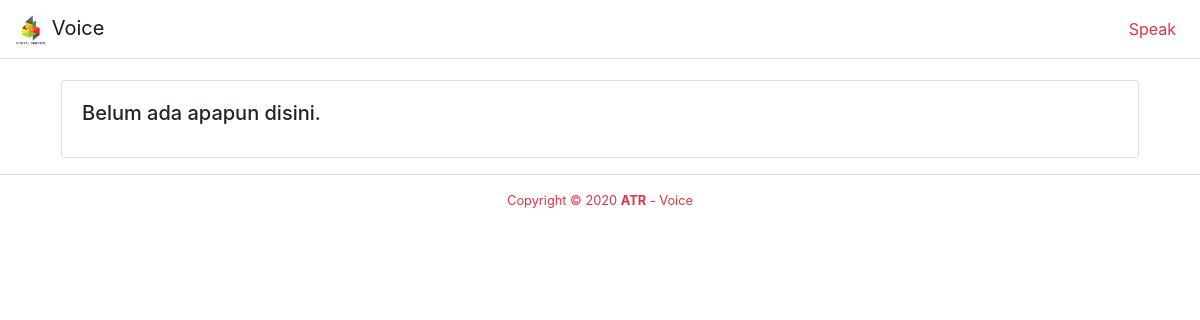
Before: /audio (signed in) with the older database file.
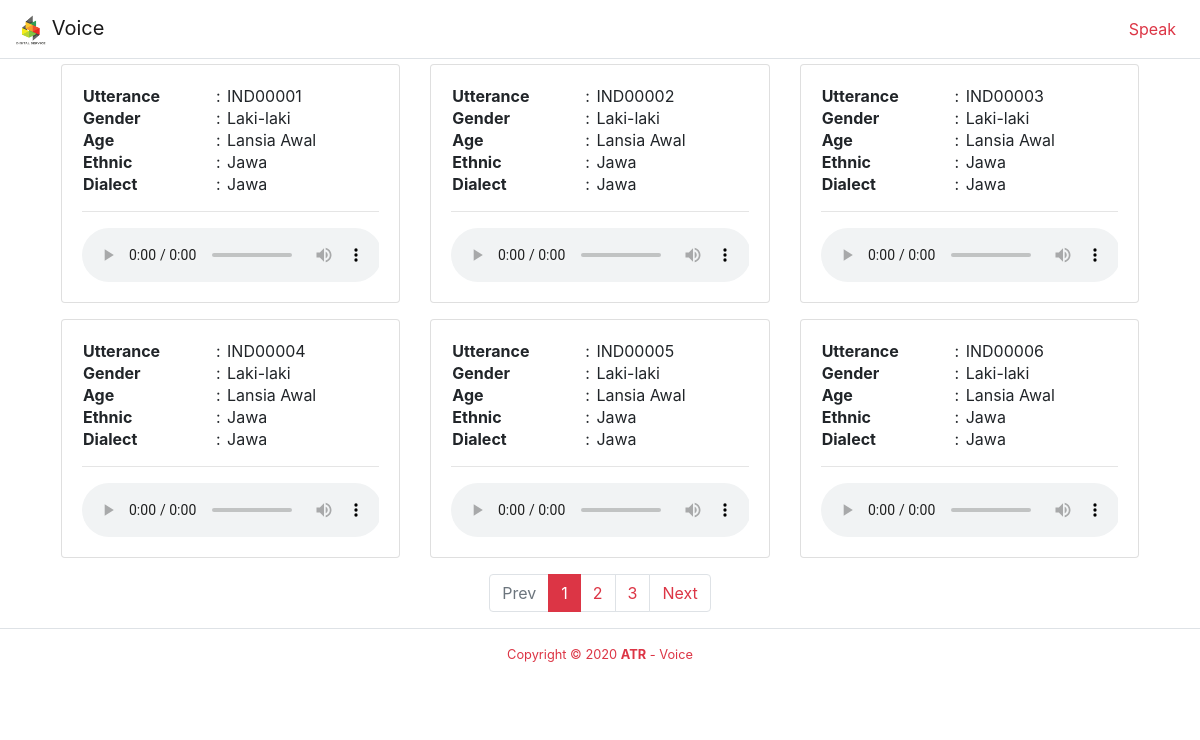
After: the same page with the newer database file.
### speak/models.py (models this page shows)
class Record(models.Model):
    code = models.CharField(max_length=512, blank=True, null=True, unique=True)
    utterance = models.CharField(max_length=512, blank=True, null=True)
    gender = models.CharField(max_length=512, blank=True, null=True)
    age = models.CharField(max_length=512, blank=True, null=True)
    ethnic = models.CharField(max_length=512, blank=True, null=True)
    dialect = models.CharField(max_length=512, blank=True, null=True)
    audio = models.FileField(upload_to='audio/')
    count_good = models.BigIntegerField(blank=True, null=True, default=0)
    count_bad = models.BigIntegerField(blank=True, null=True, default=0)

### speak/views.py (the view)
# urls.py: path('audio', views.viewAudio, name ="audio"),
@login_required
def viewAudio(request):
    records = Record.objects.order_by('id')
    page = request.GET.get('page', 1)
    paginator = Paginator(records, 6)
    try:
        records = paginator.page(page)
    except PageNotAnInteger:
        records = paginator.page(1)
    except EmptyPage:
        records = paginator.page(paginator.num_pages)
    context = {
        'title': "Speak",
        'page': "speak",
        'records': records
    }
    return render(request, 'speak/audio.html', context)

### speak/templates/speak/audio.html (shortened to what this page needs)
{% extends 'base.html' %}
{% load static %}
{% block content %}
<div class="container">
    <div class="row px-3 pt-3">
        {% if records %}
            {% for record in records %}
                <div class="col-md-4 mb-3">
                <div class="card">
                    <div class="card-body text-center">
                        <table class="" width="100%">
                            <tr><td class="font-weight-bold">Utterance</td> <td>:</td>  <td>{{ record.utterance }}</td></tr>
                            <tr><td class="font-weight-bold">Gender</td> <td>:</td>  <td>{{ record.gender }}</td></tr>
                            <tr><td class="font-weight-bold">Age</td> <td>:</td>  <td>{{ record.age }}</td></tr>
                            <tr><td class="font-weight-bold">Ethnic</td> <td>:</td>  <td>{{ record.ethnic }}</td></tr>
                            <tr><td class="font-weight-bold">Dialect</td> <td>:</td>  <td>{{ record.dialect }}</td></tr>
                        </table>
                        <hr/>
                        <div class="table-responsive">
                            <audio controls="" src="{{ record.audio.url }}"></audio>
                        </div>
                    </div>
                </div>
                </div>
            {% endfor %}
            <div class="col-md-12">
                {% if records.has_other_pages %}
                <nav aria-label="pagination-audio">
                <ul class="pagination justify-content-center text-danger">
                    {% if records.has_previous %}
                        <li class="page-item">
                            <a class="page-link text-danger" href="?page={{ records.previous_page_number }}" tabindex="-1">Prev</a>
                        </li>
                    {% else %}
                        <li class="page-item disabled">
                            <a class="page-link" href="#" tabindex="-1">Prev</a>
                        </li>
                    {% endif %}
                    {% for i in records.paginator.page_range %}
                        {% if records.number == i %}
                            <li class="page-item active"><a class="page-link bg-danger border-danger text-white" href="#">{{ i }}</a></li>
                        {% elif i > records.number|add:'-3' and i < records.number|add:'3' %}
                                <li class="page-item"><a class="page-link text-danger" href="?page={{ i }}">{{ i }}</a></li>
                        {% endif %}
                    {% endfor %}
                    {% if records.has_next %}
                    <li class="page-item">
                        <a class="page-link text-danger" href="?page={{ records.next_page_number }}">Next</a>
                    </li>
                    {% else %}
                        <li class="page-item disabled">
                            <a class="page-link" href="?#">Next</a>
                        </li>
                    {% endif %}
                </ul>
                </div>
                {% endif %}
            </div>
        {% else %}
            <div class="col-md-12 my-3">
                <div class="card">
                    <div class="card-body">
                        <h5 class="card-title">Belum ada apapun disini.</h5>
                    </div>
                </div>
            </div>
        {% endif %}
    </div>
</div>
{% endblock %}

### templates/base.html (shortened to what this page needs)
{% load static %}
<html>
<head>
    <link rel="stylesheet" href="https://use.fontawesome.com/releases/v5.5.0/css/all.css">
    <link rel="stylesheet" href="https://maxcdn.bootstrapcdn.com/bootstrap/4.0.0/css/bootstrap.min.css">
</head>
<body class="bg-white">
    <nav class="navbar navbar-expand-lg navbar-light bg-white fixed-top border-bottom justify-content-between">
        <a class="navbar-brand" href="{% url 'speak' %}">
            <img src="{% static 'favicon.png' %}" alt="Voice" width="30" height="30" >
            <span class="d-none d-lg-inline">Voice</span>
        </a>
        <div class="collapse navbar-collapse" id="navbarNav">
            <ul class="navbar-nav ml-auto">
                <li class="nav-item  {% if page == 'speak' %} active {% endif %}">
                    <a class="nav-link text-danger" href="{% url 'speak' %}">Speak</a>
                </li>
            </ul>
        </div>
    </nav>
    <div class="container">
        <div class="row">
            <div class="col-md-12 mb-4">Navbar</div>
        </div>
    </div>
    {% block content %}
    {% endblock %}
    <footer class="footer pt-3 pb-5 border-top">
        <div class="container text-center">
            <span class="small text-danger">Copyright © 2020 <b>ATR</b> - Voice</span>
        </div>
    </footer>
</body>
</html>

### templates/base.html (style rules this page uses)
a { text-decoration: none !important; }

Changed rows visible on the page:
added Record: utterance "IND00001", gender "Laki-laki", age "Lansia Awal", ethnic "Jawa", dialect "Jawa"
added Record: utterance "IND00002", gender "Laki-laki", age "Lansia Awal", ethnic "Jawa", dialect "Jawa"
added Record: utterance "IND00003", gender "Laki-laki", age "Lansia Awal", ethnic "Jawa", dialect "Jawa"
added Record: utterance "IND00004", gender "Laki-laki", age "Lansia Awal", ethnic "Jawa", dialect "Jawa"
added Record: utterance "IND00005", gender "Laki-laki", age "Lansia Awal", ethnic "Jawa", dialect "Jawa"
added Record: utterance "IND00006", gender "Laki-laki", age "Lansia Awal", ethnic "Jawa", dialect "Jawa"
Other visible differences:
text no longer shown: "Belum ada apapun disini."
text now shown: "Prev Next"
new list line: "1"
new list line: "2"
new list line: "3"
